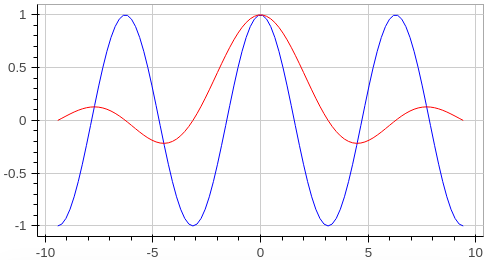

Source code (Julia):
using Bokeh

plotfile("hold.html")

x = linspace(-3pi, 3pi)
y1 = cos(x)
plot(x,y1)

hold(true)

y2 = sin(x)./x
plot(x, y2, "r")
showplot()
